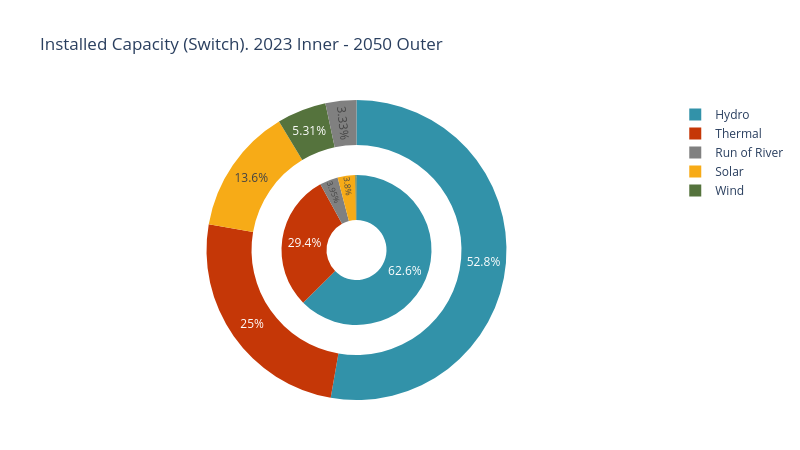

Write notebook code for a chart like this one.
### Code cell
cap_inst = pd.read_csv(model_outputs_path+'BuildGen.csv')
gen_info = pd.read_csv(model_inputs_path+'gen_info.csv')
cap_inst = pd.merge(cap_inst, gen_info, left_on='GEN_BLD_YRS_1',
    right_on='GENERATION_PROJECT', how='inner')
## Remove unactive plants
cap_inst = cap_inst[cap_inst['gen_max_age'] > 1]

cap_inst = cap_inst[['GENERATION_PROJECT','gen_tech','GEN_BLD_YRS_2','BuildGen']]
cap_inst_2023 = cap_inst[cap_inst['GEN_BLD_YRS_2'] <= 2023].copy()
cap_inst_2023.rename(columns={'gen_tech': 'Tech'}, inplace=True)
cap_inst_2023 = cap_inst_2023.groupby(['Tech']).agg({
    'BuildGen': 'sum'
}).reset_index()
cap_inst_2023['BuildGen'] = 100 * cap_inst_2023['BuildGen'] / cap_inst_2023['BuildGen'].sum()

cap_inst = cap_inst[cap_inst['GEN_BLD_YRS_2'] <= 2037].copy()
cap_inst.rename(columns={'gen_tech': 'Tech'}, inplace=True)

sw.scenarios.installed_capacity(cap_inst_2023, cap_inst, '2023', '2050', scenario_name, 'Switch')

### Figure 1 — Plotly figure (JSON) as saved in the notebook; plotly's stock layout.template omitted (floating-point values rounded to 4 significant figures; data arrays with more than 128 entries replaced by an {"elided": "..."} marker saying what was removed)
{"data": [{"direction": "clockwise", "domain": {"x": [0.25, 0.75], "y": [0.25, 0.75]}, "hole": 0.4, "labels": ["Wind", "Hydro", "Run of River", "Thermal", "Solar"], "marker": {"colors": ["#55733D", "#3292A9", "#808080", "#C53707", "#F7AB17"]}, "showlegend": true, "sort": true, "textinfo": "percent", "textposition": "inside", "type": "pie", "values": [0.2547, 62.59, 3.95, 29.41, 3.799]}, {"domain": {"x": [0, 1], "y": [0, 1]}, "hole": 0.6, "labels": ["blank"], "marker": {"colors": ["#FFFFFF"]}, "showlegend": false, "type": "pie", "values": [100]}, {"direction": "clockwise", "domain": {"x": [0, 1], "y": [0, 1]}, "hole": 0.7, "labels": {"elided": "328 str values"}, "marker": {"colors": {"elided": "328 str values"}}, "showlegend": true, "sort": true, "textinfo": "percent", "textposition": "inside", "type": "pie", "values": {"elided": "328 float values"}}], "layout": {"height": 450, "margin": {"b": 50, "l": 50, "r": 50, "t": 100}, "title": {"text": "Installed Capacity (Switch). 2023 Inner - 2050 Outer"}, "width": 800}}
